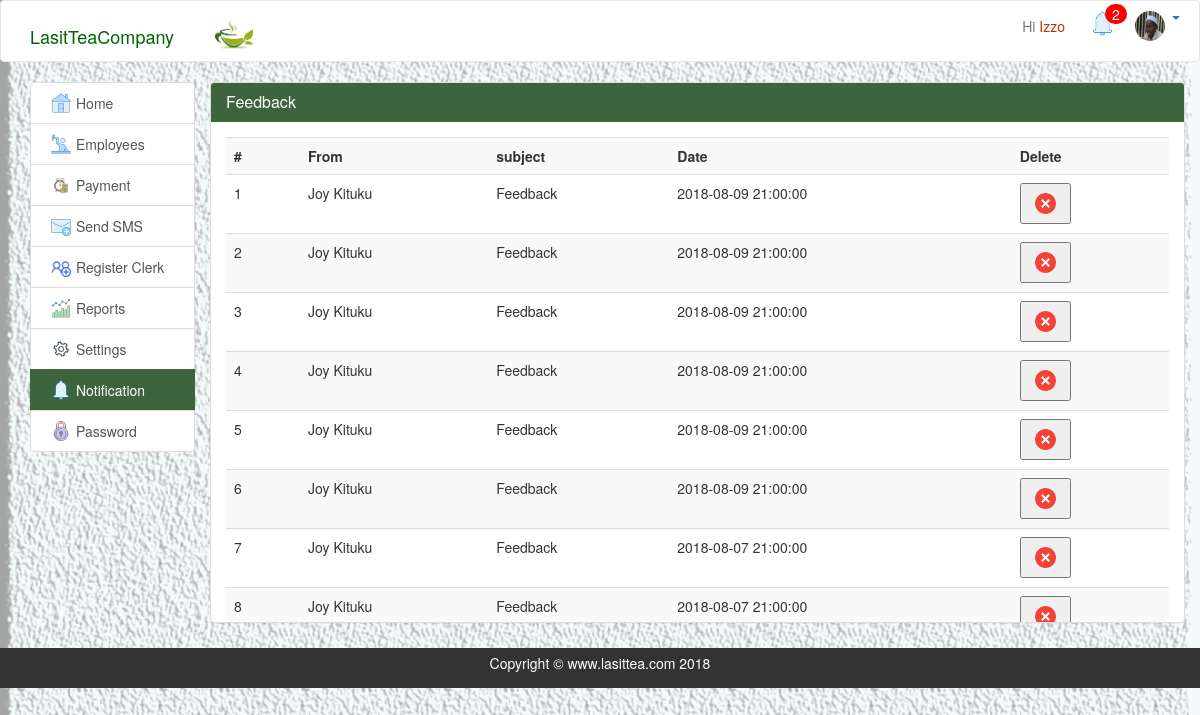
The app's page /notification.php (signed in) with its own data.
### tables this page shows
CREATE TABLE `staff` (
  `staff_id` int(20) NOT NULL,
  `fname` varchar(100) NOT NULL,
  `lname` varchar(20) NOT NULL,
  `sex` varchar(50) NOT NULL,
  `birthday` date NOT NULL,
  `username` varchar(50) NOT NULL,
  `password` varchar(50) NOT NULL,
  `date_registered` date NOT NULL,
  `id_number` varchar(8) NOT NULL,
  `phone_number` varchar(10) NOT NULL,
  `level` varchar(20) NOT NULL,
  `location` varchar(20) NOT NULL,
  `email` varchar(20) NOT NULL,
  `image` varchar(20) NOT NULL
);

CREATE TABLE `message` (
  `m_id` int(20) NOT NULL,
  `subject` varchar(20) NOT NULL,
  `msg` text NOT NULL,
  `sent_date` timestamp NOT NULL DEFAULT CURRENT_TIMESTAMP,
  `staff_id` int(20) NOT NULL,
  `dest_id` int(20) NOT NULL,
  `Msg_read` int(2) NOT NULL
);

### php/query.php (called while the page is built, shortened)
<?php
        $staff_id = $_SESSION['staff_id'];
        $notification="SELECT count(*) FROM message WHERE dest_id='$staff_id' AND Msg_read=0 AND subject='FEEDBACK'";
        $mesNo=$con->query($notification);
         $sl="SELECT image FROM staff where staff_id='$staff_id'";
         $img=$con->query($sl);
         $in="SELECT * FROM message LEFT JOIN staff on staff.staff_id=message.staff_id where message.dest_id='$staff_id' AND subject='FEEDBACK' order by m_id desc";
         $inbox=$con->query($in);
        ?>

### notification.php (the view, shortened to what this page needs)
<?php
include('php/connection.php');
include ('php/query.php');
?>
<!doctype html>
<html lang="en">
<head>
  <?php include 'inc/head.php'; ?>
</head>
<body>
  <?php include 'inc/header.php'; ?>
  <section id="main">
    <div class="container">
      <div class="row">
      <div class="col-md-2">
        <div class="list-group ">
          <a href="home.php" class="list-group-item"><img src="img/home.png" class="hd3"> Home </a>
            <?php if ($_SESSION['level']=='clerk') { ?>
          <a href="attendance.php" class="list-group-item"><img src="img/employee.png" class="hd3"> Attendance</a>
            <a href="collection.php" class="list-group-item"><img src="img/weight.png" class="hd3"> Collection</a>
           <?php }  if($_SESSION['level']!=='staff'){ ?>
              <a href="staff.php" id="stuff2" class="list-group-item"><img src="img/worker.png" class="hd3">  Employees </a>
                    <?php }?>
                <a href="payment.php" id="payHist" class="list-group-item"><img src="img/pay.png" class="hd3">  Payment</a>
                  <?php if($_SESSION['level']=='clerk'){  ?>
                  <a href="register.php" id="regc2" class="list-group-item"><img src="img/addP.png" class="hd3">  Add Employee </a>
                    <?php } else if($_SESSION['level']=='admin'){?>
                    <a href="sms.php" class="list-group-item"><img src="img/nit.png" class="hd3">Send SMS</a>
                  <a href="register.php" id="regc2" class="list-group-item "><img src="img/pple2.png" class="hd3"> Register Clerk </a>
                    <a href="stats.php" id="st" class="list-group-item"><img src="img/reports.png" class="hd3"> Reports </a>
                    <?php } if($_SESSION['level']=='admin'){  ?>
                    <a href="settings.php" class="list-group-item"><img src="img/settings.png" class="hd3"> Settings</a>
                    <?php }?>
                   <a href="notification.php" class="list-group-item main-color-bg"><img src="img/notification.png" class="hd3" align="center"> Notification</a>
                   <a href="changePassword.php" class="list-group-item"><img src="img/pass.png" class="hd3" align="center"> Password</a>
                    </div>
      </div>
                  <div class="col-md-10" id="pan">
                    <div class="panel panel-default" id="pan2">
                      <div class="panel-heading main-color-bg">
                        <h3 class="panel-title">Feedback</h3>
                      </div>
                      <div class="panel-body"id="scrolTable">
                                  <table class="table table-striped table-hover">
                                          <tr>
                                            <th >#</th>
                                            <th >From</th>
                                            <th>subject</th>
                                            <th>Date</th>
                                            <th>Delete</th>
                                          </tr>
                                          <?php
                                          if($inbox->num_rows > 0) {
                                            $i=1;
                                            while($row=$inbox->fetch_assoc()){ ?>
                                             <tr>
                                              <td><?php echo $i; ?></td>
                                              <td><?php echo $row["fname"]; ?></td>
                                              <td><?php echo $row["subject"]; ?></td>
                                              <td><?php echo $row["sent_date"]; ?> </td>
                                              <td><button><img src="img/delete.png" class='hd del'> </button></td>
                                            </tr>
                                            <?php
                                            $i++; }
                                          }else{
                                            echo "No Messages found";
                                          } ?>
                                        </table>
                    </div>
                  </div>
                </div>
              </div>
                </section>
              </body>
              <?php include 'inc/footer.php';  ?>
              </html>

### inc/header.php (shortened to what this page needs)
<?php include ('php/query.php');?>
  <nav class="navbar navbar-default">
  <div class="container">
        <ul class="nav navbar-nav">
          <li><a class="navbar-brand" href="home.php" id="lasitStyl" >LasitTeaCompany</a>
          </li>
          <li><a href="home.php"> <img src="img/logo.png" id="hdimg2"></a></li>
        </ul>
          <ul class="nav navbar-nav navbar-right">
            <?php
            if(isset($_SESSION['username'])){ ?>
            <li> <a href="#" id="nam2" > Hi <span id="nam"><?php echo $_SESSION['username']; ?></span></a></li>
            <?php if($_SESSION['level']!=='staff'){?>
            <?php } if($_SESSION['level']=='admin'){?>
          <li><div style="margin: 5px;" id="notify"><a href="notification.php"><img src='img/notification.png' class="img-circle hd">
           <?php
              if ($row = $mesNo->fetch_array()) {
                if($row['count(*)'] > 0){ ?>
                  <span class="notify-badge"><?php echo $row['count(*)']; ?></span>
            <?php } else { ?>
           <span class="badg">  <?php echo "0"; } }?></span>
           </a>
          </div></li>
          <?php } ?>
           <li>
                <div class="dropdown">
                   <a href="#" class="dropdown-toggle" type="button" id="dropdownMenu1" data-toggle="dropdown" aria-haspopup="true" aria-expanded="true">
                              <div class="imgPos">
                                <?php $row = $img->fetch_assoc();
                                if ($row['image']=='') { ?>
                                  <img src="img/ava.png" class="img-circle hdimg">
                               <?php  } else{
                                  echo "<img src='empImgs/".$row['image']."'class='img-circle hdimg'>";
                                 }
                           ?>
                            <span class="caret"></span>
                             </div>
                   </a>
                                        </div>
              </li>
    <?php } ?>
        </ul>
  </div>
  </nav>

### assets/style.css (style rules this page uses)
body { background-image: url('../img/bg22.jpg'); background-size: 100%; background-position: center; background-repeat: no-repeat; }
.navbar-default { background-color: #ffffff; }
#pan { padding: 0; margin: 0; }
.hdimg { width: 30px; height: 30px; }
.hd { width: 25px; height: 25px; margin-left: 5px; }
.hd3 { width: 20px; height: 20px; margin-top: 0px; }
#hdimg2 { width: 50px; height: 35px; margin-bottom:0px; margin-top: 0px; padding: 0px; }
#lasitStyl { color:darkgreen; margin-top: 10px; }
.imgPos { margin: 5px; }
.navbar-default .navbar-brand { color: rgb(40, 17, 63); }
#nam { color: rgb(194, 52, 1); }
.main-color-bg { background-color: rgb(61, 100, 61) !important; border-color: rgb(61, 100, 61) !important; color: #ffffff !important; }
.notify-badge { position: absolute; left:25px; top:3px; background:red; text-align: center; border-radius: 30px 30px 30px 30px; color:white; padding:0px 7px; }
#scrolTable { height: 500px; overflow: auto; }
img { float: left; margin: 5px; width: 250px; height: auto; }

### records on screen
staff: image (picture)
message: staff.fname "Joy Kituku", subject "Feedback", sent_date "2018-08-09 21:00:00"
message: staff.fname "Joy Kituku", subject "Feedback", sent_date "2018-08-09 21:00:00"
message: staff.fname "Joy Kituku", subject "Feedback", sent_date "2018-08-09 21:00:00"
message: staff.fname "Joy Kituku", subject "Feedback", sent_date "2018-08-09 21:00:00"
message: staff.fname "Joy Kituku", subject "Feedback", sent_date "2018-08-09 21:00:00"
message: staff.fname "Joy Kituku", subject "Feedback", sent_date "2018-08-09 21:00:00"
message: staff.fname "Joy Kituku", subject "Feedback", sent_date "2018-08-07 21:00:00"
message: staff.fname "Joy Kituku", subject "Feedback", sent_date "2018-08-07 21:00:00"

### other values on screen
$_SESSION['username'] "Izzo"
$row['count(*)'] "2"
